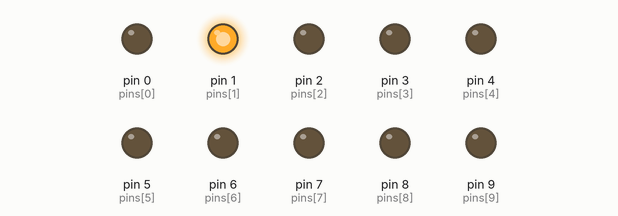
Bench run of a sketch on a simulated Arduino Uno, built with avr-gcc and run on an emulated ATmega328P. Shown: output pins drawn as LEDs (lit = HIGH).

Above: at 0.3 s.
At 0.7 s:
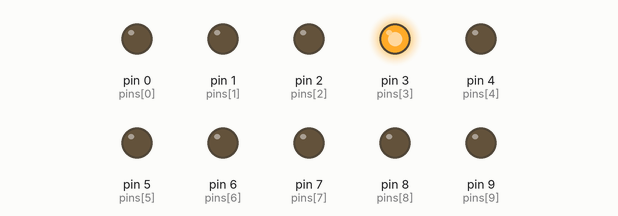
At 1.1 s:
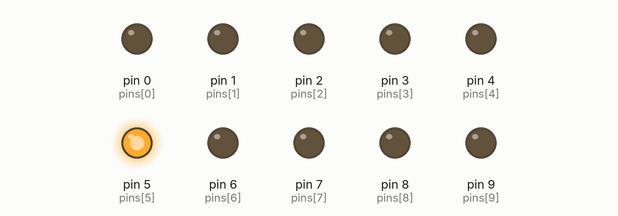
At 2.0 s:
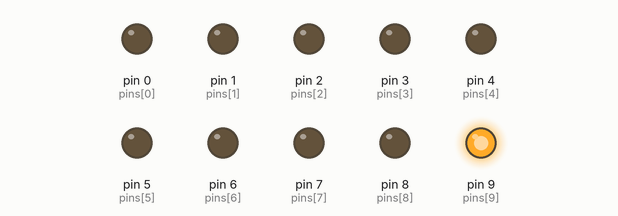
At 3.1 s:
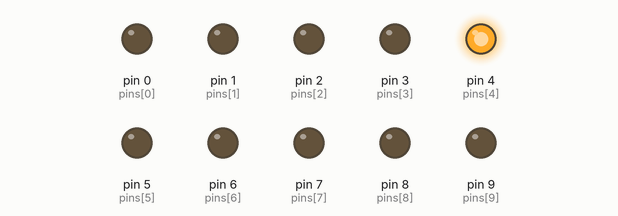
At 4.0 s:
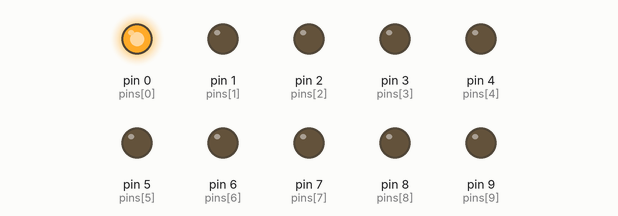
Timing chart, 0 to 5.2 s (numbered marks = the images above):
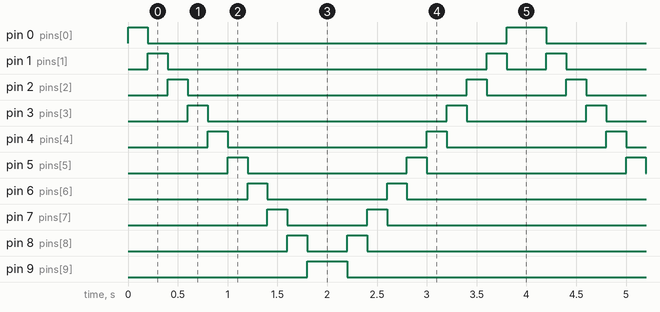

The sketch:

guia1.ino
```cpp
int timer = 200;
int pins[] = {0,1,2,3,4,5,6,7,8,9};
int num_pins=10;
void setup()
{
  int i;
  for(i=0; i<num_pins; i++)
    pinMode(pins[i],OUTPUT);
}
void loop()
{
  int i;
  for(i=0; i<num_pins; i++){
    digitalWrite(pins[i],HIGH);
    delay(timer);
    digitalWrite(pins[i],LOW);
  }
  for(i=num_pins-1; i>=0; i--){
    digitalWrite(pins[i], HIGH);
    delay(timer);
    digitalWrite(pins[i], LOW);
  }
}
```

Measured:
- by itself, pin 0 (pins[0]): repeats every 4.0 s: LOW 3.6 s, HIGH 0.40 s
- by itself, pin 1 (pins[1]): repeats every 4.0 s: LOW 3.2 s, HIGH 0.20 s, LOW 0.40 s, HIGH 0.20 s
- by itself, pin 2 (pins[2]): repeats every 4.0 s: LOW 2.8 s, HIGH 0.20 s, LOW 0.80 s, HIGH 0.20 s
- by itself, pin 3 (pins[3]): repeats every 4.0 s: LOW 2.4 s, HIGH 0.20 s, LOW 1.2 s, HIGH 0.20 s
- by itself, pin 4 (pins[4]): repeats every 4.0 s: LOW 2.0 s, HIGH 0.20 s, LOW 1.6 s, HIGH 0.20 s
- by itself, pin 5 (pins[5]): repeats every 4.0 s: LOW 1.6 s, HIGH 0.20 s, LOW 2.0 s, HIGH 0.20 s
- by itself, pin 6 (pins[6]): repeats every 4.0 s: LOW 1.2 s, HIGH 0.20 s, LOW 2.4 s, HIGH 0.20 s
- by itself, pin 7 (pins[7]): repeats every 4.0 s: LOW 0.80 s, HIGH 0.20 s, LOW 2.8 s, HIGH 0.20 s
